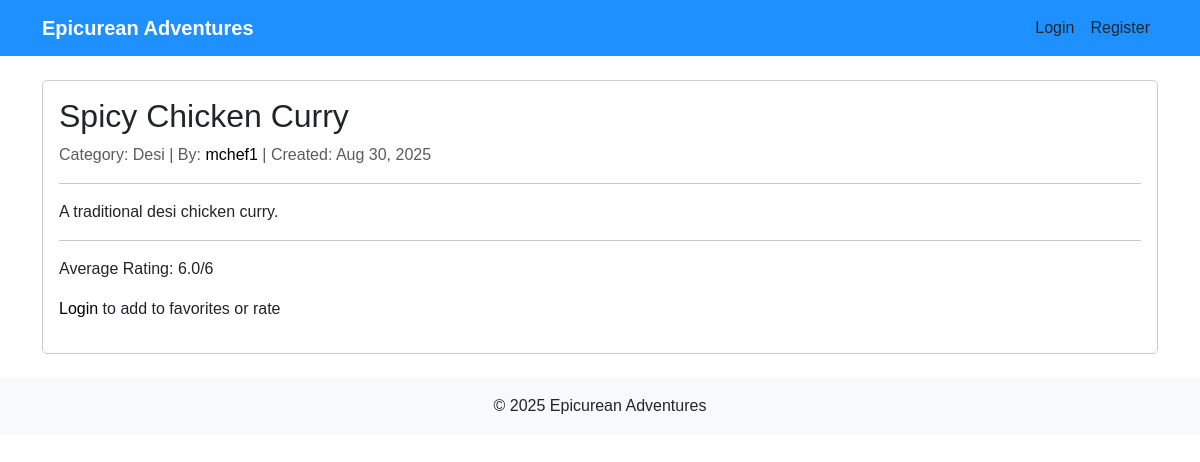
Page /blog/1/ on the committed database.
### blog/models.py (models this page shows, shortened)
class Blog(models.Model):
    CATEGORY_CHOICES = [
        ('Desi', 'Desi'),
        ('American', 'American'),
        ('Italian', 'Italian'),
        ('Arabian', 'Arabian'),
        ('Greek', 'Greek'),
    ]
    title = models.CharField(max_length=200)
    author = models.ForeignKey(User, on_delete=models.CASCADE)
    category = models.CharField(max_length=50, choices=CATEGORY_CHOICES)
    body = models.TextField()
    created_at = models.DateTimeField(auto_now_add=True)
    updated_at = models.DateTimeField(auto_now=True)

### blog/views.py (the view)
# urls.py: path('blog/<int:pk>/', views.blog_detail, name='blog_detail'),
def blog_detail(request, pk):
    blog = get_object_or_404(Blog, pk=pk)
    rating_form = RatingForm()
    avg_rating = blog.ratings.aggregate(Avg('value'))['value__avg'] or 0
    return render(request, 'blog/blog_detail.html', {
        'blog': blog,
        'rating_form': rating_form,
        'avg_rating': avg_rating
    })

### blog/templates/blog/blog_detail.html
{% extends 'blog/base.html' %}
{% block content %}
<div class="card">
  <div class="card-body">
    <h2>{{ blog.title }}</h2>
    <p class="text-muted">
      Category: {{ blog.category }} | By:
      <a href="{% url 'author_detail' blog.author.profile.id %}">{{ blog.author.username }}</a> |
      Created: {{ blog.created_at|date:"M d, Y" }}
    </p>
    <hr>
    <p>{{ blog.body }}</p>
    <hr>
    <p>Average Rating: {{ avg_rating|floatformat:1 }}/6</p>
    {% if user.is_authenticated %}
      <form action="{% url 'add_favorite' blog.id %}" method="post" style="display:inline-block;">
        {% csrf_token %}
        <button type="submit" class="btn btn-custom">Add to Favorites</button>
      </form>
      <form action="{% url 'add_rating' blog.id %}" method="post" class="mt-2">
        {% csrf_token %}
        {{ rating_form.value.label_tag }} {{ rating_form.value }}
        <button type="submit" class="btn btn-custom btn-sm">Rate</button>
      </form>
    {% else %}
      <p class="mt-2"><a href="{% url 'login' %}">Login</a> to add to favorites or rate</p>
    {% endif %}
  </div>
</div>
{% endblock %}

### blog/static/blog/css/styles.css (style rules this page uses)
body { background-color: #ffffff; color: #000000; font-family: 'Arial', sans-serif; }
a { color: #000000; text-decoration: none; }
.card { border: 1px solid #ccc; border-radius: 5px; }

### rows in the picture
Blog: title "Spicy Chicken Curry", category "Desi", author.username "mchef1", created_at "Aug 30, 2025", body "A traditional desi chicken curry."

### other values in the picture
{{ avg_rating|floatformat:1 }} "6.0"
